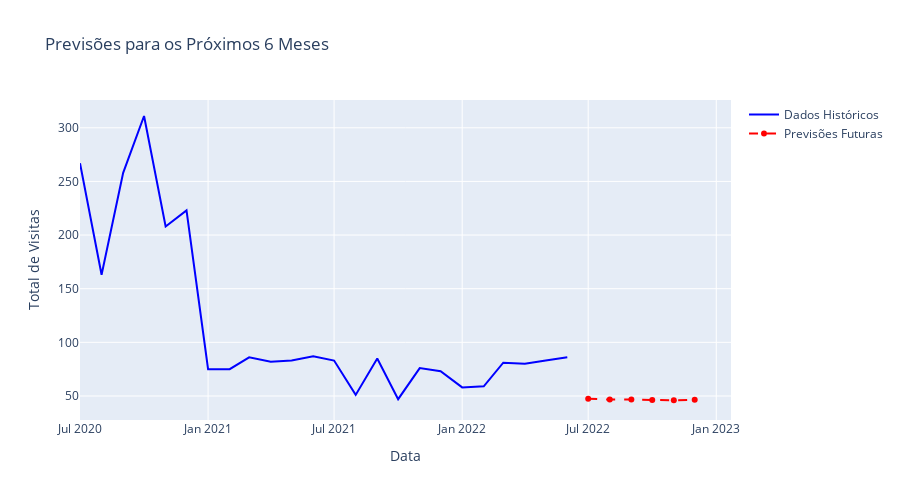

Notebook cell for this chart:
### Code cell
def predict_future(model, last_sequence, n_months, scaler_X, scaler_y):
    """Faz previsões para n_months meses futuros"""
    predictions = []
    current_sequence = last_sequence.copy()
    
    for _ in range(n_months):
        # Fazer previsão
        pred_scaled = model.predict(current_sequence.reshape(1, SEQ_LENGTH, -1), verbose=0)
        pred = scaler_y.inverse_transform(pred_scaled)[0, 0]
        predictions.append(pred)
        
        # Atualizar sequência (simplificado - em produção, atualizaria todas as features)
        # Aqui estamos apenas rolando a janela
        current_sequence = np.roll(current_sequence, -1, axis=0)
        # A última linha seria atualizada com as novas features do período previsto
        
    return predictions

# Fazer previsões para os próximos 6 meses
last_sequence = X_test_seq[-1]
future_predictions = predict_future(lstm_model, last_sequence, 6, scaler_X, scaler_y)

# Criar datas futuras
last_date = df_exemplo['data'].iloc[-1]
future_dates = pd.date_range(start=last_date + pd.DateOffset(months=1), periods=6, freq='MS')

# Visualizar previsões futuras
fig = go.Figure()

# Dados históricos
fig.add_trace(go.Scatter(
    x=df_exemplo['data'].iloc[-24:],
    y=df_exemplo['total_visitas'].iloc[-24:],
    mode='lines',
    name='Dados Históricos',
    line=dict(color='blue', width=2)
))

# Previsões futuras
fig.add_trace(go.Scatter(
    x=future_dates,
    y=future_predictions,
    mode='lines+markers',
    name='Previsões Futuras',
    line=dict(color='red', width=2, dash='dash')
))

fig.update_layout(
    title='Previsões para os Próximos 6 Meses',
    xaxis_title='Data',
    yaxis_title='Total de Visitas',
    height=500
)

fig.show()

### Figure 1 — Plotly figure (JSON) as saved in the notebook; plotly's stock layout.template omitted (floating-point values rounded to 4 significant figures)
{"data": [{"line": {"color": "blue", "width": 2}, "mode": "lines", "name": "Dados Históricos", "type": "scatter", "x": ["2020-07-01T00:00:00.000000000", "2020-08-01T00:00:00.000000000", "2020-09-01T00:00:00.000000000", "2020-10-01T00:00:00.000000000", "2020-11-01T00:00:00.000000000", "2020-12-01T00:00:00.000000000", "2021-01-01T00:00:00.000000000", "2021-02-01T00:00:00.000000000", "2021-03-01T00:00:00.000000000", "2021-04-01T00:00:00.000000000", "2021-05-01T00:00:00.000000000", "2021-06-01T00:00:00.000000000", "2021-07-01T00:00:00.000000000", "2021-08-01T00:00:00.000000000", "2021-09-01T00:00:00.000000000", "2021-10-01T00:00:00.000000000", "2021-11-01T00:00:00.000000000", "2021-12-01T00:00:00.000000000", "2022-01-01T00:00:00.000000000", "2022-02-01T00:00:00.000000000", "2022-03-01T00:00:00.000000000", "2022-04-01T00:00:00.000000000", "2022-05-01T00:00:00.000000000", "2022-06-01T00:00:00.000000000"], "y": [267, 163, 258, 311, 208, 223, 75, 75, 86, 82, 83, 87, 83, 51, 85, 47, 76, 73, 58, 59, 81, 80, 83, 86]}, {"line": {"color": "red", "dash": "dash", "width": 2}, "mode": "lines+markers", "name": "Previsões Futuras", "type": "scatter", "x": ["2022-07-01T00:00:00.000000000", "2022-08-01T00:00:00.000000000", "2022-09-01T00:00:00.000000000", "2022-10-01T00:00:00.000000000", "2022-11-01T00:00:00.000000000", "2022-12-01T00:00:00.000000000"], "y": [47.51, 46.67, 46.66, 46.26, 46.01, 46.46]}], "layout": {"height": 500, "title": {"text": "Previsões para os Próximos 6 Meses"}, "xaxis": {"title": {"text": "Data"}}, "yaxis": {"title": {"text": "Total de Visitas"}}}}
